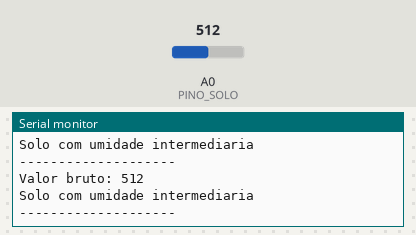
The sketch below on a simulated Arduino Uno, built with avr-gcc and run on an emulated ATmega328P. On the bench: the last lines printed to the serial monitor. The inputs (shaded band) are chosen by the test bench; at power-on: A0 (PINO_SOLO) = 512.

Above: at 1.8 s.
1.9 s: A0 (PINO_SOLO) set to 390
At 2.9 s:
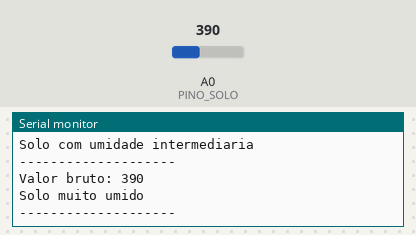
4.5 s: A0 (PINO_SOLO) set to 710
At 5.9 s:
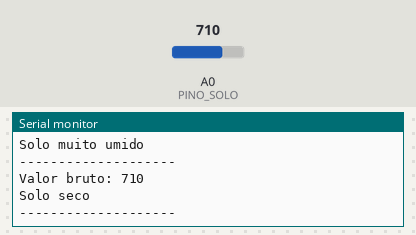
Timing chart, 0 to 7.5 s (numbered marks = the images above; inputs shaded):
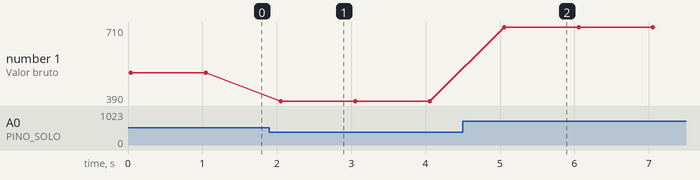

Measured:
- after the input at 1.9 s, the serial monitor: prints a new line after 0.15 s (image 1)
- after the input at 4.5 s, the serial monitor: prints a new line after 0.55 s (image 2)
- plotted number 1: 512 → 390 after the input at 1.9 s, 390 → 710 after the input at 4.5 s

The sketch:

Teste-SensorUmidadeSolo-ArduinoUno.ino
```cpp
#define PINO_SOLO A0

void setup() {
  Serial.begin(9600);

  Serial.println("Teste do sensor de umidade do solo");
}

void loop() {
  int valorSolo = analogRead(PINO_SOLO);

  Serial.print("Valor bruto: ");
  Serial.println(valorSolo);

  if (valorSolo < 400) {
    Serial.println("Solo muito umido");
  }
  else if (valorSolo < 700) {
    Serial.println("Solo com umidade intermediaria");
  }
  else {
    Serial.println("Solo seco");
  }

  Serial.println("--------------------");

  delay(1000);
}
```
